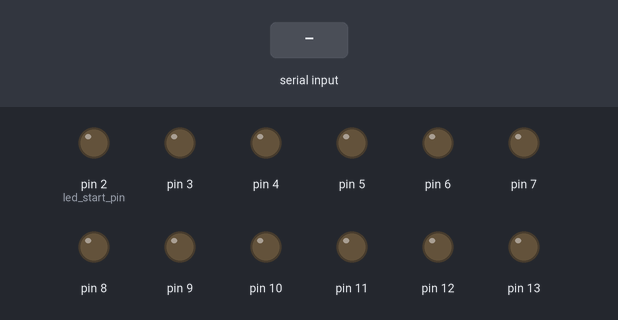
Bench run of a sketch on a simulated Arduino Leonardo, built with avr-gcc and run on an emulated ATmega32U4. Parts: output pins drawn as LEDs (lit = HIGH). The test bench sets the inputs (shaded band). EEPROM starts erased; what the sketch prints to the serial monitor is not drawn.

Above: at 1.8 s.
1.9 s: "90,45\n" received over Serial
At 2.6 s:
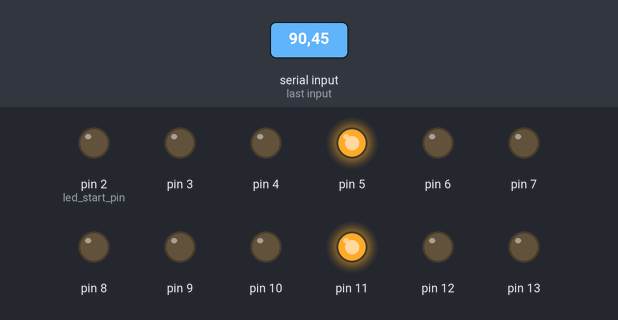
Timing chart, 0 to 4.9 s (numbered marks = the images above; inputs shaded):
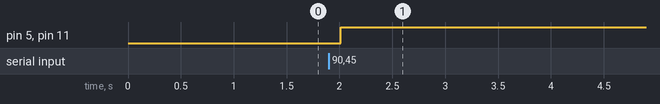

Measured:
- after the input at 1.9 s, pin 5, pin 11: LOW → HIGH after 0.11 s

The sketch:

kihara_led.ino
```cpp
/***********************************
  kihara_led
porpose: フルカラーテープLEDを4つ制御する。
memo: PWMは4 * 3(R/G/Bで3つ)の12chを制御する。
author: Katsuhiro Morishita
platform: Arduino mega
created: 2015-12-17
lisence: MIT
************************************/
#include <EEPROM.h>

// header
const char header = 0x7f;    // 多数のモジュールを一つのコマンドで操作する（ノード毎のグラデーションがない状況に適している）
const char header_v2 = 0x3f; // 個々のモジュールに発光色を4byteで伝える
const char header_v3 = 0x4f; // 内部時計のリセット（同期用）
const char header_v4 = 0x5f; // オートモードへ切り替え
const char header_v5 = 0x6f; // 遠隔操作モードへ切り替え
const char header_v6 = 0x2f; // 1つのノードが複数の制御対象となるLEDを持っている

// address
const int id_init = -1;
int my_id = id_init;

// com
const long serial_baudrate = 57600;
Stream *control_com;

// LED setup
const float briteness_scale = 0.5f;
const int led_start_pin = 2;
const int led_channel = 4;
const int color_num = 3;
const int port_amount = led_channel * color_num;


void setup()
{
  // init com
  Serial.begin(serial_baudrate);
  while (!Serial) {
    ; // wait for serial port to connect. Needed for Leonardo only
  }
  delay(1000);
  Serial.println("-- setup start --");

  Serial1.begin(serial_baudrate);
  control_com = &Serial1;

    // init rand
  randomSeed(analogRead(A0));

  // get ID
  int _id = recieve_id(&Serial);
  if(_id >= 0 && _id != id_init)
  {
    my_id = _id;
    Serial.println("-- write id to EEPROM --");
    byte v_h = (byte)((my_id & 0xff00) >> 8);
    EEPROM.write(0, v_h);
    Serial.println(v_h);
    byte v_l = (byte)(my_id & 0x00ff);
    EEPROM.write(1, v_l);
    Serial.println(v_l);
    int parity = (int)v_h ^ (int)v_l;
    EEPROM.write(2, (byte)parity);
    Serial.println(parity);
    delay(100);
  }
  else
  {
    Serial.println("-- read id from EEPROM --");
    byte v_h = EEPROM.read(0);
    byte v_l = EEPROM.read(1);
    byte v_p = EEPROM.read(2);
    Serial.println(v_h);
    Serial.println(v_l);
    Serial.println(v_p);
    int parity = (int)v_h ^ (int)v_l;
    if(parity == v_p)
      my_id = (int)v_h * 256 + (int)v_l;
    else
      Serial.println("-- parity is not match --");
  }
  Serial.println("-- my ID --");
  Serial.println(my_id);

  // ID check
  if(my_id == id_init)
  {
    Serial.println("-- ID error --");
    Serial.println("-- program end --");
    for(;;);
  }
  Serial.println("-- ID check OK --");
}

void loop()
{
  test4();

  /*
  // 受信データ処理
  if(control_com->available())
  {
    int c = control_com->read();
    //Serial.println(c);

    if((char)c == header_v6)
    {
      while(1)
      {
        char ans = receive_light_pattern_v2(control_com);
        if(ans != 1)
          break;
      }
    }
  }
  */
}


// timeout check class
class TimeOut
{
  private:
    long timeout_time;

  public:
    // set timeout time width
    void set_timeout(long timeout)
    {
      this->timeout_time = millis() + timeout;
    }
    // timeout check, true: timeout
    boolean is_timeout()
    {
      if(millis() > this->timeout_time)
        return true;
      else
        return false;
    }
    // constructer
    TimeOut()
    {
      this->timeout_time = 0l;
    }
};


// millis()の代わりに利用する
// 同期を取りやすくするため
class kmTimer
{
private:
  long _time_origin;

public:
  void reset()
  {
    this->_time_origin = millis();
  }
  long km_millis()
  {
    return millis() - this->_time_origin;
  }
  // constructer
  kmTimer()
  {
    this->_time_origin = 0l;
  }
};


/** global variabls part 2 **********************/
kmTimer kmtimer;
// millis()を置換させる（同期をとるため）
#define millis() kmtimer.km_millis()


/** general functions ***************************/

// IDを受信する
// IDは文字列で受信する。
// 例："1234"
int recieve_id(Stream *_port)
{
  TimeOut to;
  int id = id_init;
  //Stream *_port = &port;

  long wait_time_ms = 5000l;
  _port->print("please input ID. within ");
  _port->print(wait_time_ms);
  _port->println(" ms.");

  to.set_timeout(wait_time_ms);
  _port->flush();
  while(to.is_timeout() == false)
  {
    if(_port->available())
    {
      int c = _port->read();
      //_port->print("r: ");
      //_port->println(c);
      if (c == 0x0a || c == 0x0d)
        break;
      if (c < '0' || c > '9')
      {
        _port->print("-- Error: non number char was received --");
        break;
      }
      if (id == id_init)
        id = 0;
      to.set_timeout(50);            // 一度受信が始まったらタイムアウトを短くして、処理時間を短縮する
      id = id * 10 + (c - '0');
      if(id >= 3200)                 // 3200以上の数値を10倍するとint型の最大値を超える可能性がある.負数は無視。
        break;
    }
  }
  if(id != id_init)
    _port->print("-- ID was received --");
  //_port->print("r ID: ");
  //_port->println(id);
  return id;
}

// LED control
void light(char light_arg[], int _size)
{
  for(int i = 0; i < _size; i++)
  {
    analogWrite(led_start_pin + i, light_arg[i]);
    Serial.print(light_arg[i]);
    Serial.print(",");
  }
  Serial.println("");
  return;
}


// recieve light pattern v2
// return: char, 1: 再度呼び出しが必要
char receive_light_pattern_v2(Stream *port)
{
  char ans = 2;
  int my_index = my_id;
  TimeOut to;
  int index = 0;
  char buff[port_amount];

  for(int i = 0; i < port_amount; i++)
    buff[i] = 0;

  Serial.println("-- p2 --");
  to.set_timeout(20);
  while(to.is_timeout() == false)
  {
    if(port->available())
    {
      int c = port->read();
      //Serial.println(c);
      if(c == header_v6)          // check header
      {
        //Serial.println("fuga");
        ans = 1;
        break;                    // 再帰は避けたい
      }
      if((c & 0x80) == 0)         // プロトコルの仕様上、ありえないコードを受信
      {
        //Serial.println("hoge");
        ans = 2;
        break;                    // エラーを通知して、関数を抜ける
      }
      c = c & 0x7f;               // 最上位ビットにマスク
      to.set_timeout(20);

      if(index < port_amount)
        buff[index] = (char)(c << 1);

      if (index == port_amount && c == my_index)
      {
        light(buff, port_amount);
        ans = 0;
        break;
      }
      index += 1;
    }
  }
  //if(to.is_timeout() == true)
  //  Serial.println("time out.");
  return ans;
}


void test()
{
  char buff[port_amount];
  int k = 0;

  while(1)
  {
    for(int i = 0; i < port_amount;i++)
      buff[i] = 0;
    buff[k] = 255;
    light(buff, port_amount);
    delay(200);
    k = (k + 1) % port_amount;
  }
  return;
}

void test2()
{
  char buff[port_amount];
  int k = 0;
  const long interval = 5000l;

  while(1)
  {
    long t = millis();
    float amp = sin((float)(t % interval) / (float)interval * 3.14 * 2.0) + 1.0;
    for(int i = 0; i < port_amount;i++)
      buff[i] = (char)(127 * amp);
    light(buff, port_amount);
    //delay(200);
    k = (k + 1) % port_amount;
  }
  return;
}

void test3()
{
  char buff[port_amount];
  int k = 0;

  while(1)
  {
    for(int i = 0; i < port_amount;i++)
      buff[i] = 255;
    light(buff, port_amount);
  }
  return;
}


void test4()
{
  char buff[] = {255, 0, 0, 255, 0, 0, 255, 0, 0, 255, 0, 0}; // blue
  //char buff[] = {0, 255, 0, 0, 255, 0, 0, 255, 0, 0, 255, 0}; // red
  //char buff[] = {0, 0, 255, 0, 0, 255, 0, 0, 255, 0, 0, 255}; //green
  int k = 0;

  while(1)
  {
    light(buff, port_amount);
  }
  return;
}
```
